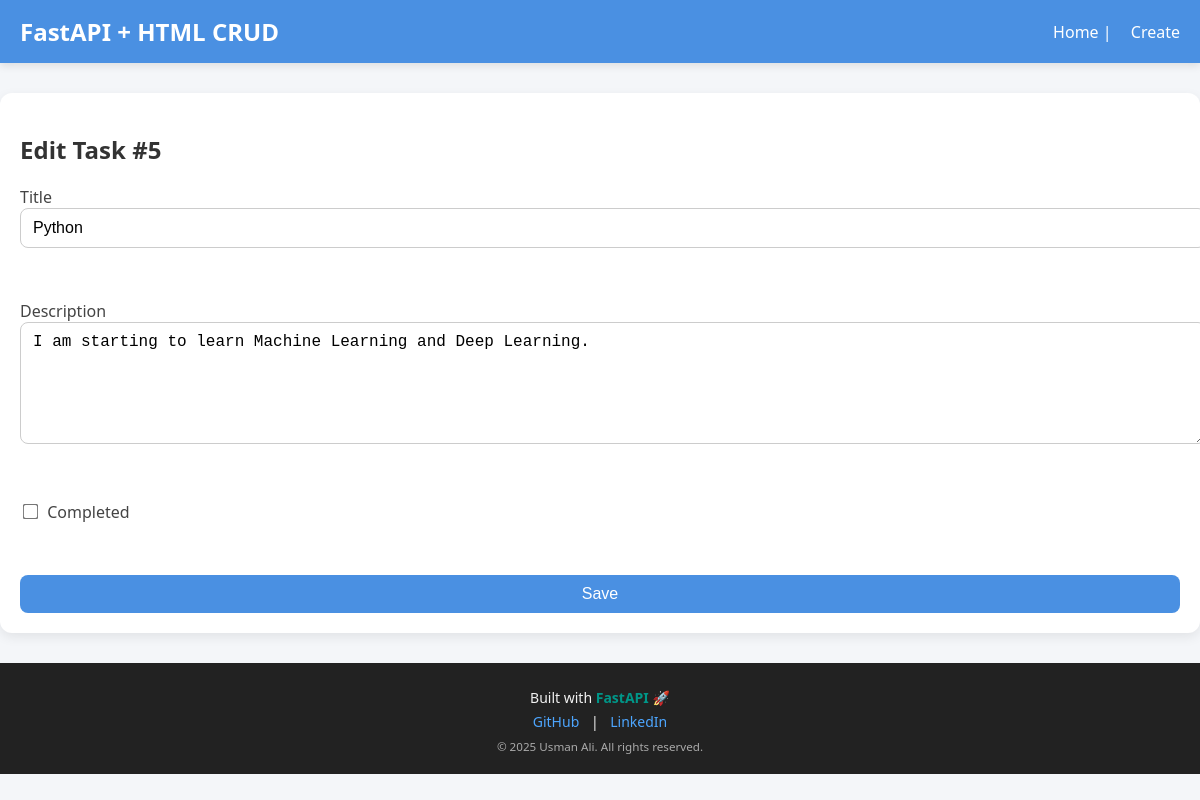
Screenshot of /edit/5 with the database file from the repository.
### app/models.py (models this page shows)
class Task(Base):
    __tablename__ = "tasks"
    id = Column(Integer, primary_key=True, index=True)
    title = Column(String(200), nullable=False)
    description = Column(Text, default="")
    completed = Column(Boolean, default=False)

### app/main.py (the view)
@app.get("/edit/{task_id}")
def edit_task_form(request: Request, task_id: int, db: Session = Depends(get_db_session)):
    task = db.query(Task).filter(Task.id == task_id).first()
    if not task:
        raise HTTPException(status_code=404, detail="Task not found")
    return templates.TemplateResponse("edit.html", {"request": request, "task": task})

### templates/edit.html (shortened to what this page needs)
{% extends "base.html" %} {% block content %}
<h2>Edit Task #{{ task.id }}</h2>
<form method="post" action="/edit/{{ task.id }}">
  <label
    >Title<br /><input
      type="text"
      name="title"
      value="{{ task.title }}"
      required /></label
  ><br />
  <label
    >Description<br /><textarea name="description">
{{ task.description }}</textarea
    ></label
  ><br />
  <label
    ><input
      type="checkbox"
      name="completed"
      value="1"
    />
    Completed</label
  ><br />
  <button type="submit">Save</button>
</form>
{% endblock %}

### static/style.css (style rules this page uses)
body { font-family: "Segoe UI", Tahoma, Geneva, Verdana, sans-serif; margin: 0; background: #f4f6f9; color: #333; animation: fadeIn 0.6s ease-in-out; }
h2 { margin-bottom: 20px; color: #333; }
form { display: flex; flex-direction: column; gap: 15px; animation: slideUp 0.6s ease; }
label { font-weight: 500; color: #444; }
input[type="text"], textarea { width: 100%; padding: 10px 12px; border: 1px solid #ccc; border-radius: 8px; font-size: 1rem; transition: all 0.3s ease; }
textarea { min-height: 100px; resize: vertical; }
input[type="checkbox"] { margin-right: 6px; transform: scale(1.2); }
button { padding: 10px 15px; background: #4a90e2; color: #fff; font-size: 1rem; border: none; border-radius: 8px; cursor: pointer; transition: all 0.3s ease; }

### rows the page displays
Task: id "5", title "Python", description "I am starting to learn Machine Learning and Deep Learning."
